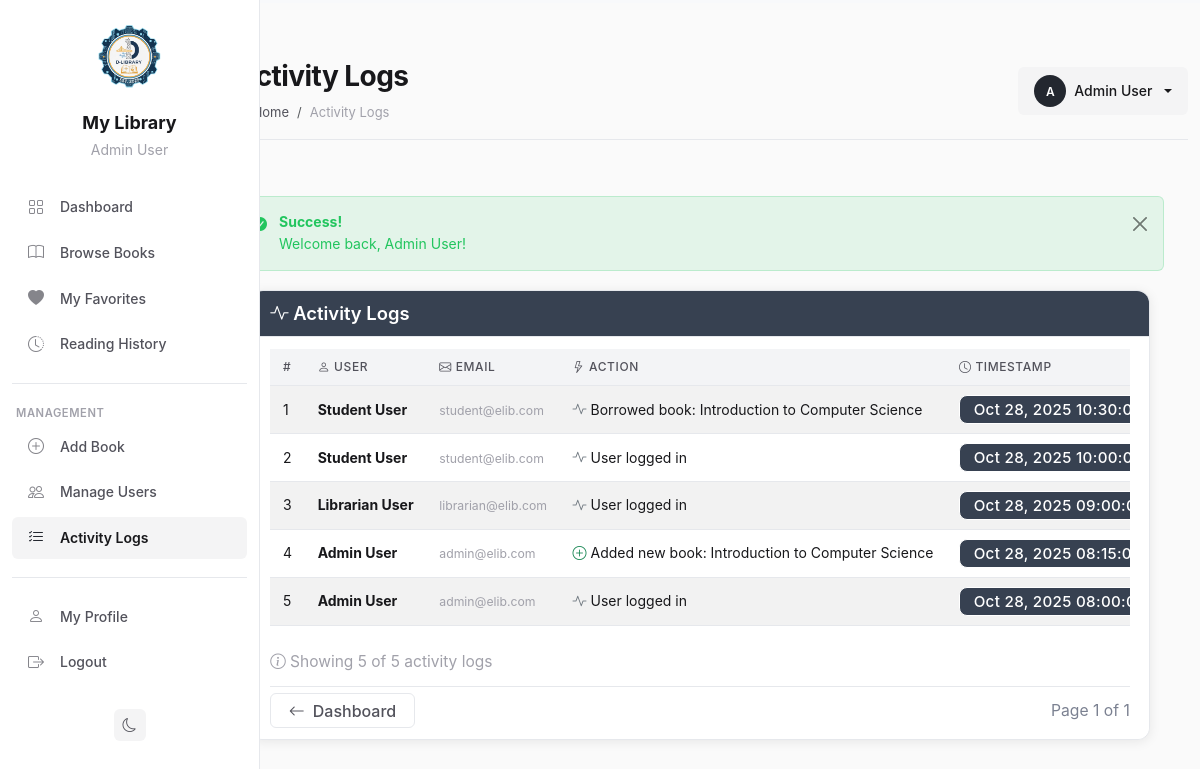
/public/?route=logs (signed in), run on the app's committed database.
### tables this page shows
CREATE TABLE `activity_logs` (
  `id` int(11) NOT NULL AUTO_INCREMENT,
  `user_id` int(11) DEFAULT NULL,
  `action` varchar(255) NOT NULL,
  `timestamp` timestamp NOT NULL DEFAULT CURRENT_TIMESTAMP,
  PRIMARY KEY (`id`),
  KEY `idx_user_id` (`user_id`),
  KEY `idx_timestamp` (`timestamp`),
  CONSTRAINT `fk_log_user` FOREIGN KEY (`user_id`) REFERENCES `users` (`id`) ON DELETE SET NULL
);

CREATE TABLE `users` (
  `id` int(11) NOT NULL AUTO_INCREMENT,
  `name` varchar(255) NOT NULL,
  `email` varchar(255) NOT NULL UNIQUE,
  `password` varchar(255) NOT NULL,
  `role` enum('admin','librarian','student') DEFAULT 'student',
  `created_at` timestamp NOT NULL DEFAULT CURRENT_TIMESTAMP,
  PRIMARY KEY (`id`),
  KEY `idx_email` (`email`),
  KEY `idx_role` (`role`)
);

### app/controllers/UserController.php (called while the page is built, shortened)
<?php
class UserController extends BaseController {
    private $userModel;
    public function __construct() {
        $this->userModel = new User($this->db);
    }
    public function logs() {
        $limit = $_GET['limit'] ?? 100;
        $userId = $_GET['user_id'] ?? null;
        if ($userId) {
            $logs = $this->userModel->getUserActivityLogs($userId, $limit);
        } else {
            $logs = $this->userModel->getActivityLogs($limit);
        }
        $users = $this->userModel->getAll();
        $data = [
            'title' => 'Activity Logs',
            'page_title' => 'Activity Logs',
            'logs' => $logs,
            'users' => $users,
            'current_user_id' => $userId,
            'current_limit' => $limit
        ];
        $this->view('logs/index', $data);
    }
}
?>

### public/index.php (called while the page is built, shortened)
<?php
require_once BASE_PATH . '/config/database.php';
require_once BASE_PATH . '/app/controllers/BaseController.php';
$route = $_GET['route'] ?? 'home';
$routes = [
    'home' => 'HomeController@index',
    'login' => 'AuthController@login',
    'register' => 'AuthController@register',
    'logout' => 'AuthController@logout',
    'dashboard' => 'DashboardController@index',
    'books' => 'BookController@index',
    'books/view' => 'BookController@show',
    'books/download' => 'BookController@download',
    'books/show' => 'BookController@show',
    'books/read' => 'BookController@read',
    'books/create' => 'BookController@create',
    'books/edit' => 'BookController@edit',
    'books/delete' => 'BookController@delete',
    'books/favorite' => 'BookController@toggleFavorite',
    'books/toggleFavorite' => 'BookController@toggleFavorite',
    'books/search' => 'BookController@search',
    'favorites' => 'BookController@favorites',
    'history' => 'BookController@history',
    'reading-history' => 'BookController@history',
    'users' => 'UserController@index',
    'users/create' => 'UserController@create',
    'users/edit' => 'UserController@edit',
    'users/delete' => 'UserController@delete',
    'profile' => 'UserController@profile',
    'logs' => 'UserController@logs',
];
list($controller, $method) = explode('@', $routes[$route]);
$instance = new $controller();
$instance->$method();
?>

### config/database.php (called while the page is built, shortened)
<?php
class Database {
    private $host = 'localhost';
    private $db_name = 'elibrary_db';
    private $username = 'root';
    private $password = '';
    public function getConnection() {
        $this->conn = null;
        try {
            $this->conn = new PDO(
                "mysql:host=" . $this->host . ";dbname=" . $this->db_name,
                $this->username,
                $this->password,
                array(
                    PDO::ATTR_ERRMODE => PDO::ERRMODE_EXCEPTION,
                    PDO::ATTR_DEFAULT_FETCH_MODE => PDO::FETCH_ASSOC,
                    PDO::ATTR_EMULATE_PREPARES => false
                )
            );
        } catch(PDOException $e) {
            echo "Connection Error: " . $e->getMessage();
        }
        return $this->conn;
    }
}
?>

### app/models/User.php (called while the page is built, shortened)
<?php
class User {
    private $db;
    public function __construct($database) {
        $this->db = $database;
    }
    public function getActivityLogs($limit = 100) {
        try {
            $stmt = $this->db->prepare("
                SELECT al.*, u.name as user_name, u.email
                FROM activity_logs al
                LEFT JOIN users u ON al.user_id = u.id
                ORDER BY al.timestamp DESC
                LIMIT ?
            ");
            $stmt->execute([$limit]);
            return $stmt->fetchAll(PDO::FETCH_ASSOC);
        } catch (PDOException $e) {
            error_log("Error getting activity logs: " . $e->getMessage());
            return [];
        }
    }
}
?>

### app/views/logs/index.php (the view, shortened to what this page needs)
<?php require_once __DIR__ . '/../layouts/header.php'; ?>
<?php require_once __DIR__ . '/../layouts/sidebar.php'; ?>
<?php
$logsPerPage = 10;
$page = isset($_GET['page']) ? max(1, intval($_GET['page'])) : 1;
$offset = ($page - 1) * $logsPerPage;
$pagedLogs = array_slice($logs, $offset, $logsPerPage);
$totalLogs = count($logs);
$totalPages = ceil($totalLogs / $logsPerPage);
?>
<div class="container-fluid">
    <div class="row" style="margin-top:0;">
        <div class="col-12" style="margin-top:0;">
            <div class="card" id="activity-logs-card">
                <div class="card-header bg-grey">
                    <h4 class="mb-0 text-white" style="font-size:1.15rem;">
                        <i class="bi bi-activity"></i> Activity Logs
                    </h4>
                </div>
                <div class="card-body">
                    <?php if (empty($pagedLogs)): ?>
                        <div class="alert alert-info text-center">
                            <i class="bi bi-info-circle"></i>
                            <p class="mt-2 mb-0">No activity logs yet.</p>
                        </div>
                    <?php else: ?>
                        <div class="table-responsive">
                            <table class="table table-hover table-striped">
                                <thead>
                                    <tr>
                                        <th>#</th>
                                        <th><i class="bi bi-person"></i> User</th>
                                        <th><i class="bi bi-envelope"></i> Email</th>
                                        <th><i class="bi bi-lightning"></i> Action</th>
                                        <th><i class="bi bi-clock"></i> Timestamp</th>
                                    </tr>
                                </thead>
                                <tbody>
                                    <?php foreach ($pagedLogs as $index => $log): ?>
                                        <tr>
                                            <td><?= $offset + $index + 1 ?></td>
                                            <td>
                                                <strong><?= htmlspecialchars($log['user_name']) ?></strong>
                                            </td>
                                            <td>
                                                <small class="text-muted"><?= htmlspecialchars($log['email']) ?></small>
                                            </td>
                                            <td>
                                                <?php
                                                $action = $log['action'];
                                                if (stripos($action, 'login') !== false) {
                                                    echo '<i class="bi bi-box-arrow-in-right text-success"></i> ';
                                                } elseif (stripos($action, 'logout') !== false) {
                                                    echo '<i class="bi bi-box-arrow-right text-warning"></i> ';
                                                } elseif (stripos($action, 'added') !== false || stripos($action, 'created') !== false) {
                                                    echo '<i class="bi bi-plus-circle text-success"></i> ';
                                                } elseif (stripos($action, 'deleted') !== false) {
                                                    echo '<i class="bi bi-trash text-danger"></i> ';
                                                } elseif (stripos($action, 'updated') !== false || stripos($action, 'edited') !== false) {
                                                    echo '<i class="bi bi-pencil text-primary"></i> ';
                                                } elseif (stripos($action, 'favorite') !== false) {
                                                    echo '<i class="bi bi-heart-fill text-danger"></i> ';
                                                } elseif (stripos($action, 'read') !== false || stripos($action, 'download') !== false) {
                                                    echo '<i class="bi bi-book text-info"></i> ';
                                                } else {
                                                    echo '<i class="bi bi-activity text-secondary"></i> ';
                                                }
                                                echo htmlspecialchars($action);
                                                ?>
                                            </td>
                                            <td>
                                                <span class="badge timestamp-badge">
                                                    <?= date('M d, Y H:i:s', strtotime($log['timestamp'])) ?>
                                                </span>
                                            </td>
                                        </tr>
                                    <?php endforeach; ?>
                                </tbody>
                            </table>
                        </div>
                        <p class="text-muted mb-0" style="font-size:0.97rem;">
                            <i class="bi bi-info-circle"></i>
                            Showing <?= count($pagedLogs) ?> of <?= $totalLogs ?> activity logs
                        </p>
                    <?php endif; ?>
                    <div class="logs-pagination">
                        <a href="<?= BASE_URL ?>?route=dashboard" class="btn btn-outline-secondary">
                            <i class="bi bi-arrow-left"></i> Dashboard
                        </a>
                        <div>
                            <span class="page-info">Page <?= $page ?> of <?= $totalPages ?></span>
                        </div>
                    </div>
                </div>
            </div>
        </div>
    </div>
</div>
<?php require_once __DIR__ . '/../layouts/footer.php'; ?>

### data on the page
activity_logs: index "1", user.name "Student User", user.email "student@elib.com", action "Borrowed book: Introduction to Computer Science", timestamp "Oct 28, 2025…"
activity_logs: index "2", user.name "Student User", user.email "student@elib.com", action "User logged in", timestamp "Oct 28, 2025…"
activity_logs: index "3", user.name "Librarian User", user.email "librarian@elib.com", action "User logged in", timestamp "Oct 28, 2025…"
activity_logs: index "4", user.name "Admin User", user.email "admin@elib.com", action "Added new book: Introduction to Computer Science", timestamp "Oct 28, 2025…"
activity_logs: index "5", user.name "Admin User", user.email "admin@elib.com", action "User logged in", timestamp "Oct 28, 2025…"

### other printed values
$_SESSION['name'] "Admin User"
$page_title "Activity Logs"
substr($_SESSION['name'], 0, 1) "A"
$_SESSION['success'] "Welcome back, Admin User!"
count($pagedLogs) "5"
$totalLogs "5"
$page "1"
$totalPages "1"
